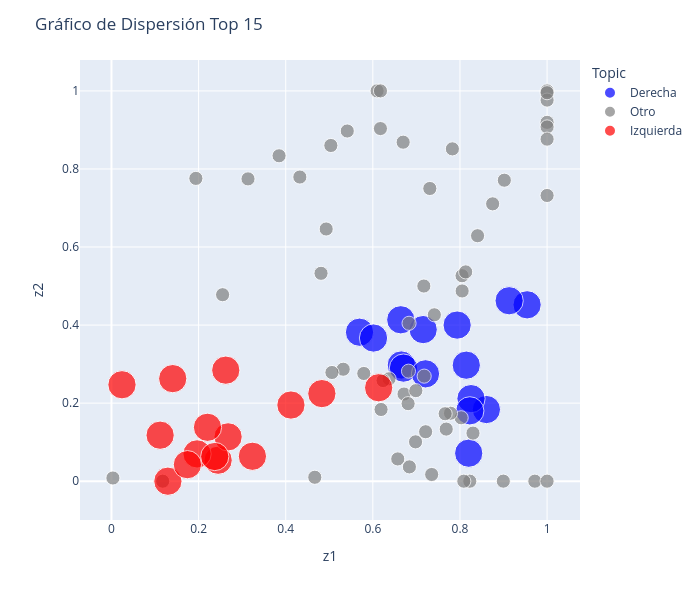

The code cell stored with this chart in its notebook:
### Code cell
# Define la lista de nombres que deben tener el símbolo de cuadrado (square)
derecha_list_15 = list(ranking_coords.sort_values("ranking_derecha_sort", ascending=True)['short_name_x'][0:15])

# Define la lista de nombres que deben tener el símbolo de rombo (diamond)
izquierda_list_15 =list(ranking_coords.sort_values("ranking_izquierda_sort", ascending=True)['short_name_x'][0:15])

# Crea un diccionario que mapee los nombres a 'square' (cuadrado) o 'diamond' (rombo)
symbols_dict = {name: 'square' for name in derecha_list_15}
symbols_dict.update({name: 'diamond' for name in izquierda_list_15})

# Asigna 'circle' a los nombres que no están en las listas 'izquierda' ni 'derecha'
coordsP['symbol'] = coordsP['short_name'].map(symbols_dict)

# Define el tamaño de los símbolos
symbol_size = [2 if symbol in ('square', 'diamond') else 0.5 for symbol in coordsP['symbol']]

# Define los colores de los puntos como una nueva columna "colors" en coordsP
coordsP['colors'] = ['blue' if symbol == 'square' else 'red' if symbol == 'diamond' else 'grey' for symbol in coordsP['symbol']]

#Se agrega información de ranking
coordsP['ranking'] = 'No ranking'

for index, row in coordsP.iterrows():
    short_name = row['short_name']
    
    if short_name in izquierda_list_15:
        coordsP.at[index, 'ranking'] = izquierda_list_15.index(short_name)
    elif short_name in derecha_list_15:
        coordsP.at[index, 'ranking'] = derecha_list_15.index(short_name)
        
# Crea el gráfico de dispersión personalizado
fig = px.scatter(coordsP, x="z2", y="z1", color = 'colors',color_discrete_sequence=["blue","grey","red"], hover_data=["short_name",'ranking'], size=symbol_size)

# Personaliza la etiqueta de la leyenda
label =['Derecha','Otro','Izquierda']
for i,trace in enumerate(fig.data):
    trace.name = label[i]
    
# Personaliza el diseño del gráfico
fig.update_layout(
    title="Gráfico de Dispersión Top 15",
    xaxis_title="z1",
    yaxis_title="z2",
    legend_title="Topic"

)

# Ajustar el tamaño de la leyenda y ubicarla a la derecha
fig.update_layout(
    legend=dict(
        itemsizing='constant',  # Ajusta el tamaño de los elementos de la leyenda
        orientation="v",  # Cambia la orientación de la leyenda a vertical
        yanchor="top",  # Ancla la leyenda en la parte superior
        y=1,  # Ajusta la posición vertical de la leyenda
        xanchor="left",  # Ancla la leyenda a la izquierda
        x=1.02  # Ajusta la posición horizontal de la leyenda
    )
)
# Establec6r el tamaño del gráfico para que sea cuadrado sin considerar la leyenda
fig.update_layout(
    autosize=False,
    width=700,  # Ajusta según tus preferencias
    height=600  # Ajusta según tus preferencias
)
# Muestra el gráfico interactivo
fig.show()


offline.plot(fig, filename='results/figures/Propuestas_notebook_modificado_top15_preferencias.html')

### Figure 1 — Plotly figure (JSON) as saved in the notebook; plotly's stock layout.template omitted (floating-point values rounded to 4 significant figures)
{"data": [{"customdata": [["Contribuciones", 0], ["Sueldo Altos Funcionarios", 8], ["IVA medicamentos", 6], ["Fonasa Farmacia", 7], ["Reducción Parlamento", 5], ["Educación Técnico Profesional", 9], ["Dieta Parlamentaria", 4], ["Narcotráfico", 2], ["Enfermedades Catastróficas", 1], ["Sistema Electoral", 3], ["Más Metro", 10], ["Notarios", 11], ["Elección Parlamentarios", 14], ["Sala Cuna", 12], ["Bilingüe", 13]], "hovertemplate": "colors=blue<br>z2=%{x}<br>z1=%{y}<br>size=%{marker.size}<br>short_name=%{customdata[0]}<br>ranking=%{customdata[1]}<extra></extra>", "legendgroup": "blue", "marker": {"color": "blue", "size": [2, 2, 2, 2, 2, 2, 2, 2, 2, 2, 2, 2, 2, 2, 2], "sizemode": "area", "sizeref": 0.005, "symbol": "circle"}, "mode": "markers", "name": "Derecha", "orientation": "v", "showlegend": true, "type": "scatter", "x": [0.6653, 0.5694, 0.6703, 0.8607, 0.7935, 0.8254, 0.6015, 0.8145, 0.7209, 0.7155, 0.9541, 0.8201, 0.6641, 0.8226, 0.9129], "xaxis": "x", "y": [0.2977, 0.3817, 0.2898, 0.1836, 0.4, 0.2115, 0.3668, 0.2972, 0.2751, 0.3884, 0.4519, 0.07174, 0.4135, 0.1802, 0.4623], "yaxis": "y"}, {"customdata": [["Sename", "No ranking"], ["Termoeléctricas", "No ranking"], ["Voto Obligatorio", "No ranking"], ["Educación RRSS", "No ranking"], ["Impuesto al Carbono", "No ranking"], ["Subsidio Luz", "No ranking"], ["Subsidio Agua", "No ranking"], ["Retiro AFP", "No ranking"], ["Bibliotecas", "No ranking"], ["Salario Profesores", "No ranking"], ["IVA libros", "No ranking"], ["Autonomía Regional", "No ranking"], ["Cárcel Cohecho", "No ranking"], ["Límite Precio Medicamentos", "No ranking"], ["Zonas de Sacrificio", "No ranking"], ["Armas de Fuego", "No ranking"], ["Protección Consumidor", "No ranking"], ["Matrimonio Igualitario", "No ranking"], ["Programas Intervención", "No ranking"], ["Fuerzas Armadas", "No ranking"], ["Cárcel Colusión", "No ranking"], ["Información Personal", "No ranking"], ["Marihuana", "No ranking"], ["Impuestos a vicios", "No ranking"], ["Custodia Compartida", "No ranking"], ["Adulto Mayor", "No ranking"], ["Aporte Empleador a AFP", "No ranking"], ["Glaciares", "No ranking"], ["Camara Única", "No ranking"], ["Terrenos Fronterizos", "No ranking"], ["Subsidio Vivienda", "No ranking"], ["Ciencia y Tecnología", "No ranking"], ["Bicicletas", "No ranking"], ["Farmacias", "No ranking"], ["Transporte Tercera Edad", "No ranking"], ["Sistema Salud para Electos", "No ranking"], ["Cuoteo Diplomático", "No ranking"], ["Transbank", "No ranking"], ["Pensión Mínima", "No ranking"], ["Seguro Universal", "No ranking"], ["Retiro FFAA", "No ranking"], ["Estructura Productiva", "No ranking"], ["Aumento de Médicos", "No ranking"], ["Venta de Alcohol", "No ranking"], ["Ficha Médica Digital", "No ranking"], ["Edad de Jubilación", "No ranking"], ["Espacios Públicos", "No ranking"], ["Reelección de Alcaldes", "No ranking"], ["Pilar Solidario", "No ranking"], ["Cambio de Gabinete", "No ranking"], ["Fondo Común Municipal", "No ranking"], ["Franquicias tributarias", "No ranking"], ["Vías Exclusivas", "No ranking"], ["Autopistas", "No ranking"], ["Viviendas Integradas", "No ranking"], ["Barrios Integrados", "No ranking"], ["Edad Máxima", "No ranking"], ["Libre de Carbono", "No ranking"], ["Provincias", "No ranking"], ["Periodo Presidencial", "No ranking"]], "hovertemplate": "colors=grey<br>z2=%{x}<br>z1=%{y}<br>size=%{marker.size}<br>short_name=%{customdata[0]}<br>ranking=%{customdata[1]}<extra></extra>", "legendgroup": "grey", "marker": {"color": "grey", "size": [0.5, 0.5, 0.5, 0.5, 0.5, 0.5, 0.5, 0.5, 0.5, 0.5, 0.5, 0.5, 0.5, 0.5, 0.5, 0.5, 0.5, 0.5, 0.5, 0.5, 0.5, 0.5, 0.5, 0.5, 0.5, 0.5, 0.5, 0.5, 0.5, 0.5, 0.5, 0.5, 0.5, 0.5, 0.5, 0.5, 0.5, 0.5, 0.5, 0.5, 0.5, 0.5, 0.5, 0.5, 0.5, 0.5, 0.5, 0.5, 0.5, 0.5, 0.5, 0.5, 0.5, 0.5, 0.5, 0.5, 0.5, 0.5, 0.5, 0.5], "sizemode": "area", "sizeref": 0.005, "symbol": "circle"}, "mode": "markers", "name": "Otro", "orientation": "v", "showlegend": true, "type": "scatter", "x": [0.6715, 0.3847, 0.8048, 1.0, 0.7308, 0.6696, 0.5413, 0.2551, 0.9719, 0.6189, 0.7351, 0.6981, 0.5792, 0.6372, 0.4929, 0.7826, 0.8131, 0.1176, 0.6987, 0.1938, 0.532, 0.8404, 1.0, 0.9018, 0.8995, 0.7178, 0.7212, 0.4668, 0.5036, 0.6098, 0.7411, 0.681, 0.875, 0.6572, 0.6818, 0.4811, 0.7171, 0.6174, 0.5061, 0.6235, 0.003308, 0.8028, 0.7783, 1.0, 0.805, 1, 0.8299, 0.6831, 0.766, 0.3135, 0.7684, 0.4325, 1.0, 1.0, 0.8225, 0.8089, 0.6175, 0.6839, 0.9999, 1], "xaxis": "x", "y": [0.2233, 0.8338, 0.5265, 0.9194, 0.75, 0.8686, 0.8972, 0.4778, 5.622e-08, 0.1837, 0.01713, 0.1008, 0.276, 0.2623, 0.6462, 0.8515, 0.5363, 3.151e-09, 0.232, 0.7759, 0.2869, 0.6289, 1, 0.7712, 9.752e-05, 0.2692, 0.1267, 0.01004, 0.8602, 1, 0.4263, 0.1987, 0.7106, 0.057, 0.2819, 0.5326, 0.5, 0.9035, 0.2785, 0.2578, 0.00814, 0.1625, 0.1741, 0.9765, 0.4874, 0.9077, 0.1232, 0.4046, 0.1728, 0.7746, 0.1335, 0.7793, 3.756e-05, 0.8764, 1.402e-08, 1.784e-08, 1, 0.03664, 0.9954, 0.732], "yaxis": "y"}, {"customdata": [["Participación Directa", 13], ["Toque de Queda", 14], ["Sueldo Mínimo", 12], ["Ley de Pesca", 11], ["CAE", 10], ["Derechos Humanos", 3], ["Asamblea Constituyente", 1], ["Agua", 2], ["Cárcel Impuestos", 9], ["Plebiscitos Nacionales", 7], ["Pueblos Originarios", 8], ["Litio Estatal", 5], ["Progresividad de Impuestos", 4], ["40 Horas", 6], ["Nueva Constitución", 0]], "hovertemplate": "colors=red<br>z2=%{x}<br>z1=%{y}<br>size=%{marker.size}<br>short_name=%{customdata[0]}<br>ranking=%{customdata[1]}<extra></extra>", "legendgroup": "red", "marker": {"color": "red", "size": [2, 2, 2, 2, 2, 2, 2, 2, 2, 2, 2, 2, 2, 2, 2], "sizemode": "area", "sizeref": 0.005, "symbol": "circle"}, "mode": "markers", "name": "Izquierda", "orientation": "v", "showlegend": true, "type": "scatter", "x": [0.3235, 0.1295, 0.6134, 0.2449, 0.2677, 0.1117, 0.02416, 0.2624, 0.483, 0.1965, 0.1743, 0.2204, 0.412, 0.2371, 0.1406], "xaxis": "x", "y": [0.06385, 2.409e-08, 0.2394, 0.05375, 0.1136, 0.1178, 0.2471, 0.2845, 0.2244, 0.06991, 0.04233, 0.1381, 0.1951, 0.0632, 0.2628], "yaxis": "y"}], "layout": {"autosize": false, "height": 600, "legend": {"itemsizing": "constant", "orientation": "v", "title": {"text": "Topic"}, "tracegroupgap": 0, "x": 1.02, "xanchor": "left", "y": 1, "yanchor": "top"}, "margin": {"t": 60}, "title": {"text": "Gráfico de Dispersión Top 15"}, "width": 700, "xaxis": {"anchor": "y", "domain": [0, 1], "title": {"text": "z1"}}, "yaxis": {"anchor": "x", "domain": [0, 1], "title": {"text": "z2"}}}}
